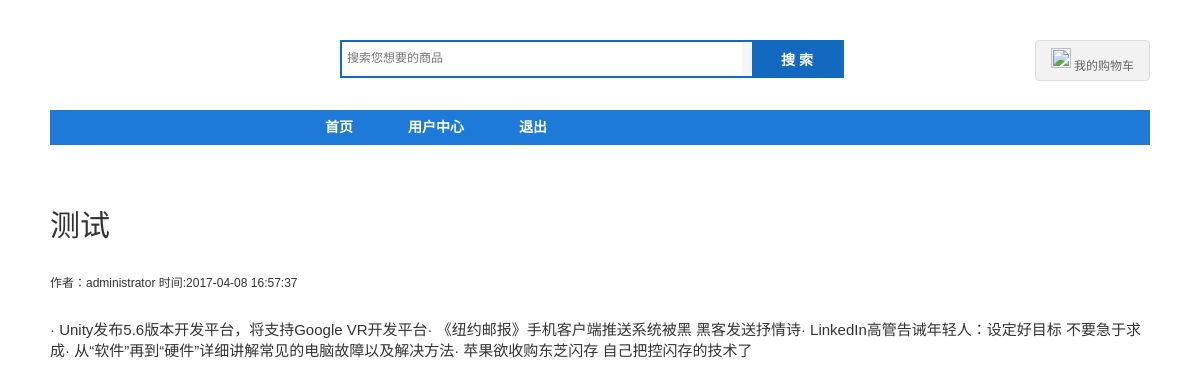
The page /article.php?wzid=1&uid=1 (signed in) on the database its author committed.
### tables this page shows
CREATE TABLE `wenzhang` (
  `id` int(11) NOT NULL AUTO_INCREMENT,
  `title` varchar(255) NOT NULL,
  `content` text NOT NULL,
  `author` varchar(255) NOT NULL,
  `time` timestamp NOT NULL DEFAULT '0000-00-00 00:00:00' ON UPDATE CURRENT_TIMESTAMP,
  PRIMARY KEY (`id`)
);

### article.php (the view, shortened to what this page needs)
<!DOCTYPE>
<html>
<head>
<?php
include 'conn.php';
if (isset($_REQUEST['wzid'])) {
  $wzid = $_REQUEST['wzid'];
}else {
  echo "非法访问";
}
?>
<link rel="stylesheet" type="text/css" href="css/general.css">
<link rel="stylesheet" type="text/css" href="css/index.css">
</head>
<body>
<?php include 'header.php'; ?>
<div class="container w1100">
      <br>  <br>  <br>  <br>
<?php
$sql = "select * from wenzhang where id = ".$wzid;
$result = $conn->query($sql);
if($result->num_rows>0){
  while($row = $result->fetch_assoc()) {
      echo "<p style='font-size:30px'>".$row['title']."</p><br>";
      echo "<br>作者：".$row['author']." 时间:".$row['time'];
      echo "<br><br><br><p style='font-size:15px'>".$row['content']."</p>";
  }
}
 ?>
</div>

### css/general.css (style rules this page uses)
body, html { font:12px Tahoma,Arial,Helvetica,sans-serif;color:#333;background:#fff }
body,html,h1,h2,h3,h4,h5,ol,ul,li,dl,dt,dd,p,span,form,input,img { margin:0;padding:0; }
div.w1100 { width:1100px; }
.container { margin-left:auto;margin-right:auto; }

### rows shown on the page
wenzhang: title "测试", author "administrator", time "2017-04-08 16:57:37", content "· Unity发布5.6版本开发平台，将支持Google VR开发平台· 《纽约邮报》手机客户端推送系统被黑 黑客发送抒情诗· LinkedIn高管告诫年轻人：设定好目标 不要急于求成· 从“软件”再到“硬件”详细讲解常见的电脑故障以及解决方法· 苹果欲收购东芝闪存 自己把控闪存的技术了"
